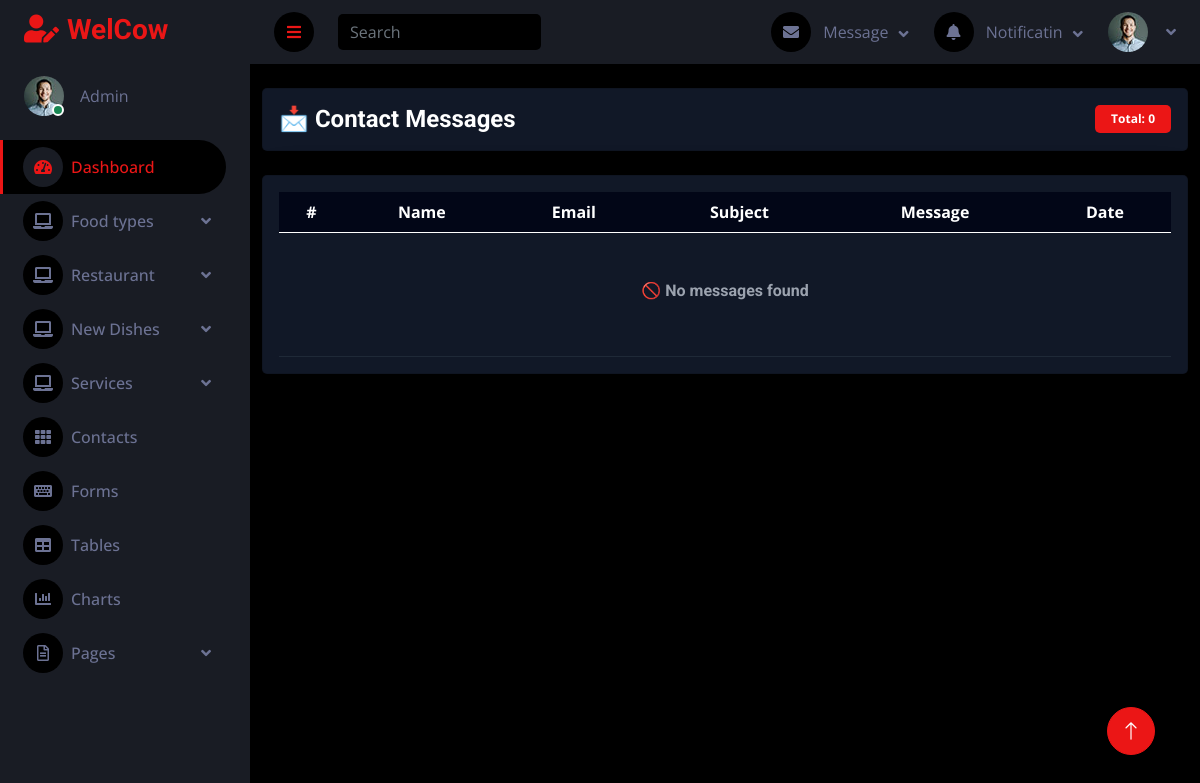
The page /mainapp/contact_us_page/ on the database as committed earlier.
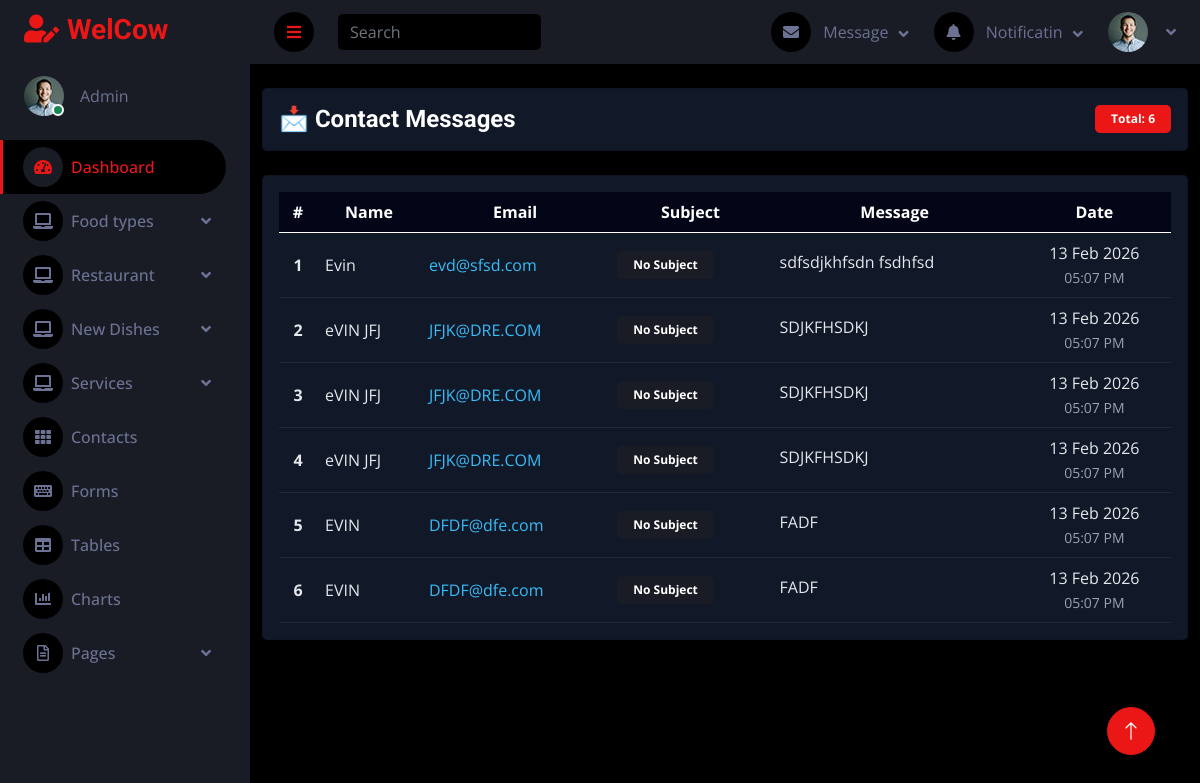
The same page on the database as committed later.
### mainapp/models.py (models this page shows, shortened)
class contactDb(models.Model):
    name=models.CharField(max_length=100)
    email=models.EmailField()
    message=models.TextField()
    subject=models.CharField(max_length=200,default='No Subject')
    created_at=models.DateTimeField(auto_now_add=True)

### mainapp/views.py (the view)
# urls.py: path('contact_us_page/',views.contact_us_page,name='contact_us_page'),
def contact_us_page(request):
    contact=contactDb.objects.all()
    return render(request,'contact.html',{'contact':contact})

### mainapp/templates/contact.html (shortened to what this page needs)
{% extends 'dashboard.html' %}
{% block content %}
<div class="container-fluid mt-4">
    <div class="card dark-card shadow mb-4">
        <div class="card-body d-flex justify-content-between align-items-center">
            <h4 class="fw-bold mb-0">📩 Contact Messages</h4>
            <span class="badge bg-primary px-3 py-2">
                Total: {{ contact|length }}
            </span>
        </div>
    </div>
    <div class="card dark-card shadow-lg">
        <div class="card-body">
            <div class="table-responsive">
                <table class="table dark-table table-hover align-middle mb-0">
                    <thead class="text-center">
                        <tr>
                            <th>#</th>
                            <th>Name</th>
                            <th>Email</th>
                            <th>Subject</th>
                            <th>Message</th>
                            <th>Date</th>
                        </tr>
                    </thead>
                    <tbody>
                        {% for c in contact %}
                        <tr>
                            <td class="text-center fw-bold">{{ forloop.counter }}</td>
                            <td>{{ c.name }}</td>
                            <td>
                                <a href="mailto:{{ c.Email }}"
                                   class="dark-link text-decoration-none fw-semibold">
                                    {{ c.email }}
                                </a>
                            </td>
                            <td>
                                <span class="badge bg-secondary px-3 py-2">
                                    {{ c.subject }}
                                </span>
                            </td>
                            <td style="max-width: 320px;">
                                <span class="d-inline-block text-truncate"
                                      style="max-width: 300px;"
                                      title="{{ c.message }}">
                                    {{ c.message }}
                                </span>
                            </td>
                            <td class="text-center">
                                {{ c.created_at|date:"d M Y" }} <br>
                                <small class="dark-muted">
                                    {{ c.created_at|time:"h:i A" }}
                                </small>
                            </td>
                        </tr>
                        {% empty %}
                        <tr>
                            <td colspan="6" class="text-center py-5">
                                <h6 class="dark-muted">🚫 No messages found</h6>
                            </td>
                        </tr>
                        {% endfor %}
                    </tbody>
                </table>
            </div>
        </div>
    </div>
</div>
{% endblock %}

Rows that differ between the two databases and show on the page:
added contactDb: name "Evin", email "evd@sfsd.com", subject "No Subject", message "sdfsdjkhfsdn fsdhfsd", created_at "13 Feb 2026", created_at "05:07 PM"
added contactDb: name "eVIN JFJ", email "JFJK@DRE.COM", subject "No Subject", message "SDJKFHSDKJ", created_at "13 Feb 2026", created_at "05:07 PM"
added contactDb: name "eVIN JFJ", email "JFJK@DRE.COM", subject "No Subject", message "SDJKFHSDKJ", created_at "13 Feb 2026", created_at "05:07 PM"
added contactDb: name "eVIN JFJ", email "JFJK@DRE.COM", subject "No Subject", message "SDJKFHSDKJ", created_at "13 Feb 2026", created_at "05:07 PM"
added contactDb: name "EVIN", email "DFDF@dfe.com", subject "No Subject", message "FADF", created_at "13 Feb 2026", created_at "05:07 PM"
added contactDb: name "EVIN", email "DFDF@dfe.com", subject "No Subject", message "FADF", created_at "13 Feb 2026", created_at "05:07 PM"
Other text that changed with them:
{{ contact|length }}: "0" → "6"
text no longer shown: "🚫 No messages found"
